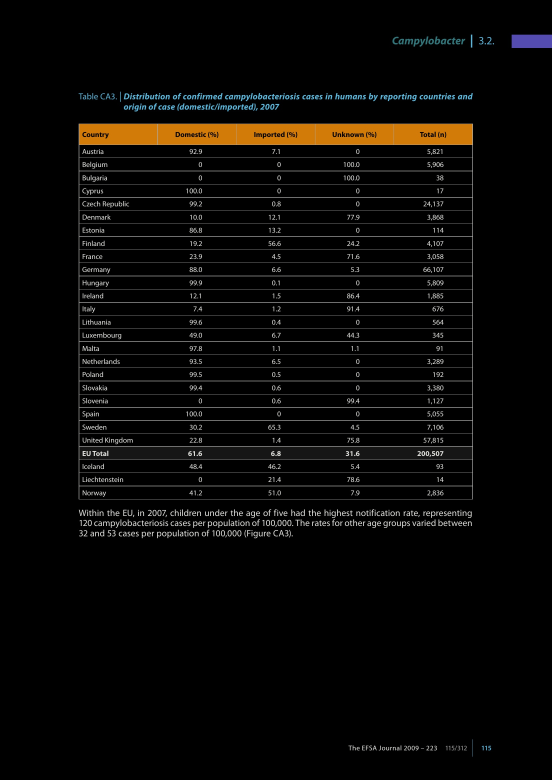
#> input picture test2.jpg, 1654 x 2339 px, given as the content of the folder ntation/weaklySupervisedSegmentation/publicationData/8/table, which was not available (shown at 1/3 size)
$ python cellExtractionModule_2.py   (Python 2 division)   (older library calls are emulated)
#> lines starting #> are read from the running program, lines starting #| are printed output that depends on the picture; after the words box and inside, x2 and y2 are one past the last pixel; in counts of white or black regions, pixels touching at a corner belong together; pictures that were not available may be replaced by others from this repository, and a replacement may not be noted
'''
    aim of this code is to read table images and extract cells from it
'''

'''
    this program takes table folder as a input and separates the cc from it
    each cc represents the single cell
    then it creates a dictionary of a dictionary where 1st dictionary contains file name as a key and 2nd dict as a value
    2nd dict contains componant id as a key and cordnate as a value

'''

import numpy as np
import glob
import cv2
import os
import pandas as pd
from copy import deepcopy
import glob
import sys
import random
from collections import defaultdict

cwd = os.getcwd() + "//"
#templatePaths = "/home/kapitsa/PycharmProjects/MyOCRService/myTable/allTemplates//"
# dataPath="/home/kapitsa/Documents/Dataset/tableDetection/marmot_dataset_v1.0/data/English/Positive/Raw//"

experimentNo=str(8)
basePath = "///home/kapitsa/pyCharm/segmentation/weaklySupervisedSegmentation/publicationData//"
dataPath = basePath +experimentNo+"//table//"
outPath = basePath + experimentNo+"//tableRelatedAll/tableCC//"
dictSave = basePath+experimentNo+"//tableRelatedAll//"

def drawRect(cor, image):
    cv2.rectangle(image, (cor[0], cor[1]), (cor[2], cor[3]), (0, 0, 255), 1)
    return image


# [35 lines left out: functions writeImageCC, writeImageCC1, not called in this run]


def readFile(fileRead, blackOnWhite):
    # img=cv2.imread(location+fileRead)
#> called with fileRead = '_only/test2.jpg', blackOnWhite = 0
    img = cv2.imread(fileRead)
#> img is the input picture: shape (2339, 1654, 3); mean B, G, R 6.2, 8, 9.3
    im = cv2.cvtColor(img, cv2.COLOR_BGR2GRAY)
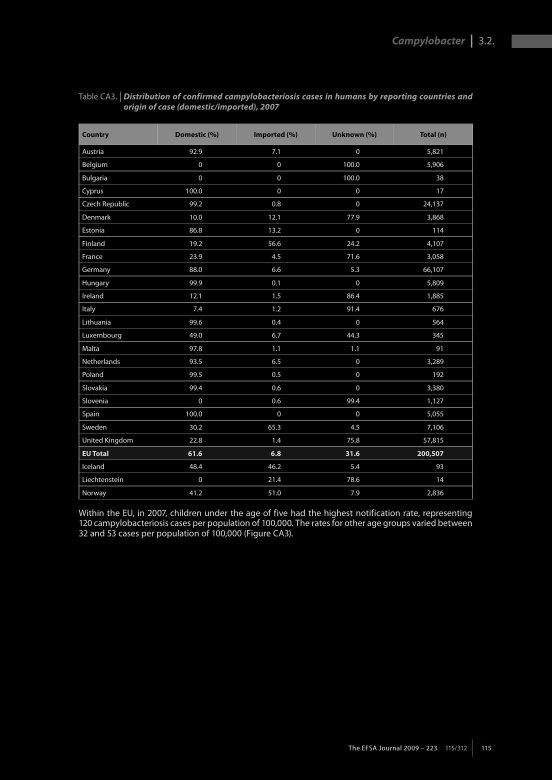
#> im: shape (2339, 1654) (shown at 1/3 size); min 0, max 231, mean 8.2
    ret2, th2 = cv2.threshold(im, 0, 255, cv2.THRESH_BINARY + cv2.THRESH_OTSU)
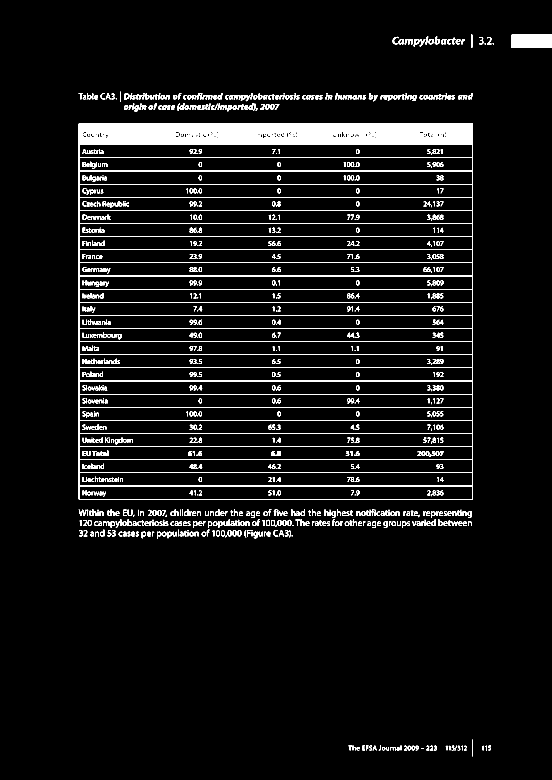
#> th2: shape (2339, 1654) (shown at 1/3 size); 4.9% white; 1030 white regions (145 under 20 px), largest, box (x1, y1, x2, y2) and area: (236, 371, 1419, 1498) 120798, (1535, 104, 1654, 144) 4760, (1214, 117, 1239, 133) 224
#> ret2 = 78

    if blackOnWhite == 1:
        th2 = (255 - th2)

    return th2, fileRead, img


def displayAndSaveComponents(nm, original, labels, stats, ii, ccCordinate, cc_threshold):
    imageFlag = 0
    tempCopy = deepcopy(labels)
    tempCopy[tempCopy > ii] = 0
    tempCopy[tempCopy < ii] = 0
    tempCopy[tempCopy == ii] = 255

    i = ii

    x = stats[i][0]
    dx = stats[i][2]
    y = stats[i][1]
    dy = stats[i][3]

    multi = dx * dy

    # ccCordinate={}
    if 1:  # multi>cc_threshold:
        imageFlag = 1

        # drawContour2(tempCopy,ii)
        crop = 255 - tempCopy[y:(y + dy), x:(x + dx)]
        # writeImageCC(outPath,crop,str(ii)+"_"+nm)

        # original=drawRect([y,x,y+dy,x+dx],original)
        original = drawRect([x, y, x + dx, y + dy], original)

        #print("\n\t original image name=", nm.split("/")[-1])
        imgName = nm.split("/")[-1]
        imgNameFolder = imgName.split(".jpg")[0]
        # print("\n\t imgName=",imgName)
        #writeImageCC1(basePath + "//7//tableRelatedAll//delMe//", tempCopy, ii, [x, y, x + dx, y + dy], imgNameFolder)
        ccCordinate[ii] = [x, y, x + dx, y + dy]
        # input("check")
    return original, ccCordinate


def findConnectedComponents(file):
    # print "**"

    connectivity = 4
    output = cv2.connectedComponentsWithStats(file, connectivity, cv2.CV_32S)
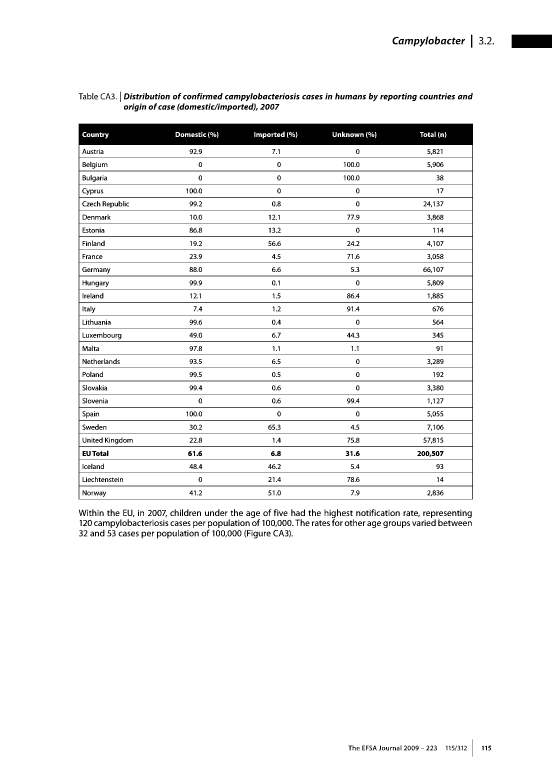
#> file: shape (2339, 1654) (shown at 1/3 size); 95.1% white; 1030 black regions (145 under 20 px), largest, box (x1, y1, x2, y2) and area: (236, 371, 1419, 1498) 120798, (1535, 104, 1654, 144) 4760, (1214, 117, 1239, 133) 224
    labels = output[1]
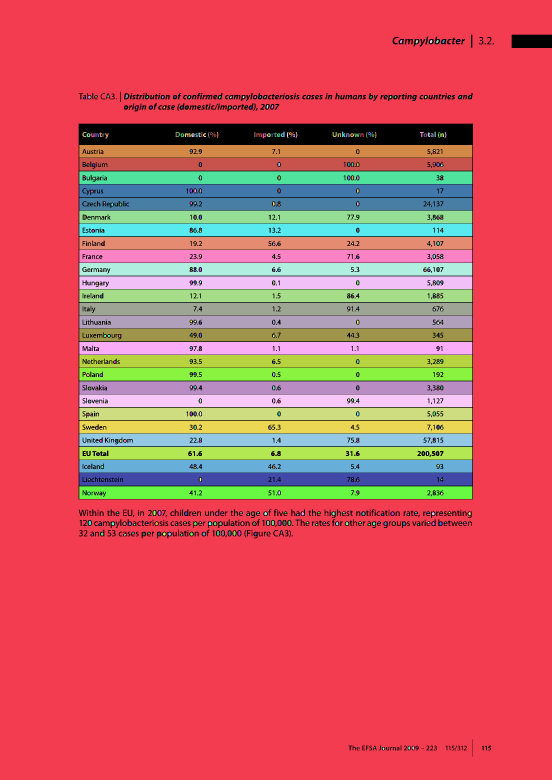
#> labels: shape (2339, 1654) int32 (shown at 1/3 size); 485 distinct labels, from 0 to 484; one colour per label, 0 black
    stats = output[2]
#> stats = 485 rows, first 6: [236, 104, 1418, 2166, 190753], [0, 0, 1654, 2339, 2491804], [1200, 120, 7, 10, 51], [1247, 120, 7, 10, 54], [1290, 120, 7, 10, 58], [1309, 120, 7, 10, 53]

    return output, labels, stats


def readImages(dataPath):
    files = glob.glob(dataPath + "/*.jpg") + glob.glob(dataPath + "/*.bmp") + glob.glob(dataPath + "/*.png")
    # files=glob.glob(cwd+"//cc//"+"*/")  #os.listdir(inputImages)
    totImages = len(files)

    # print "\\nt files=",len(files)
    # print "\n\t reads images"
    newImages = 10
    exceptionCount = 0
    # r,c=img.shape[0],img.shape[1]

    idCorDict = {}

    for indx, nm in enumerate(files):

        # if indx>10:
        #     break

        if nm.__contains__("_dummy_"):
            continue

        try:
            # img1=cv2.imread(inputImages+nm)
            # print "\n\t shape=", img1.shape

            '''
            0. read file and convert to gray
            '''
            img1, fileName, original = readFile(nm, 0)
            # print "\n\t shape=>", img1.shape

            '''
            1.get cc
            '''
            output, labels, stats = findConnectedComponents(255 - img1)

            if indx%100==0:
                print "\n\t no of unique labels=", len(np.unique(labels))
#| 	 no of unique labels= 485
            # labels=labels[1:len(labels)]

            '''
            2. save individual cc
            '''
            ccCordinate = {}

            for ii in np.unique(labels):
                # print "\n\t cc no=", ii
                # print "\n\t file name=",nm
                if ii == 0:
                    continue
                if ii % 100 == 0:
                    print "\n\t image no=", indx, "\t tot images=", totImages
                    print "\n\t cc no=", ii

                original, ccCordinate = displayAndSaveComponents(nm, original, labels, stats, ii, ccCordinate,
                                                                 cc_threshold=50)
                idCorDict[nm.split("/")[-1]] = ccCordinate
#> this loop made 485 passes
#> (x in displayAndSaveComponents, dx in displayAndSaveComponents, y in displayAndSaveComponents, dy in displayAndSaveComponents, multi in displayAndSaveComponents) on passes 4 to 6: (1247, 7, 120, 10, 70), (1290, 7, 120, 10, 70), (1309, 7, 120, 10, 70)
#| 	 image no= 0 	 tot images= 1
#| 	 cc no= 100
#| 	 image no= 0 	 tot images= 1
#| 	 cc no= 200
#| 	 image no= 0 	 tot images= 1
#| 	 cc no= 300
#| 	 image no= 0 	 tot images= 1
#| 	 cc no= 400
#> pass 2, in displayAndSaveComponents, `crop = 255 - tempCopy[y:(y + dy), x:(x + dx)]`:
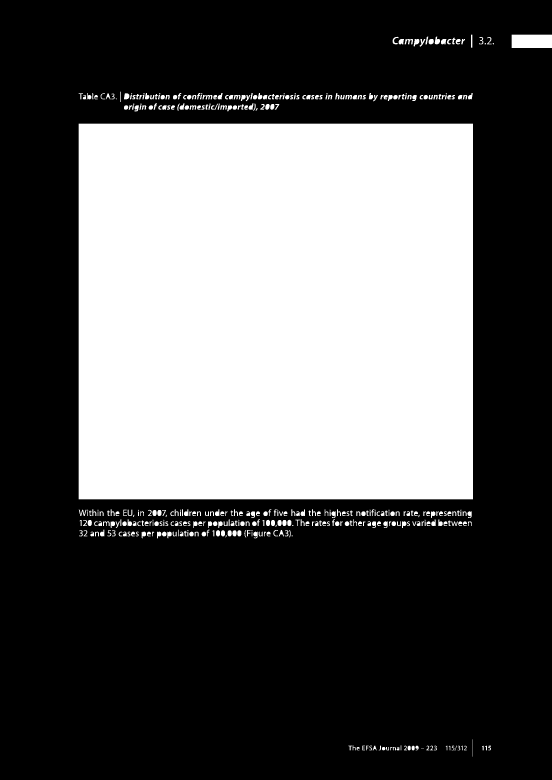
#> crop: shape (2339, 1654) int32 (shown at 1/3 size); 35.6% white; 424 white regions (40 under 20 px), largest, box (x1, y1, x2, y2) and area: (236, 371, 1419, 1498) 1333241, (1535, 104, 1654, 144) 4760, (1304, 110, 1320, 133) 241
#> pass 2, in displayAndSaveComponents, `original = drawRect([x, y, x + dx, y + dy], original)`:
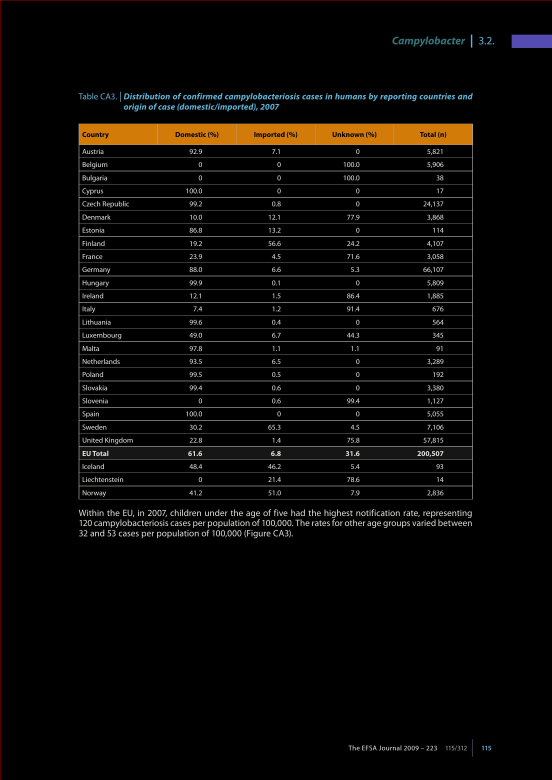
#> original: shape (2339, 1654, 3) (shown at 1/3 size); 0.1% of pixels changed, all inside (x1, y1, x2, y2) = (0, 0, 1654, 2339)
#> after the loop:
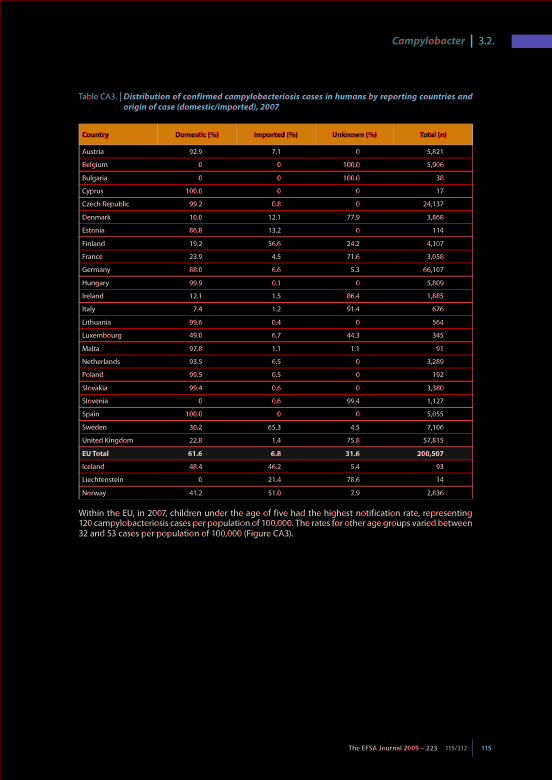
#> original: shape (2339, 1654, 3) (shown at 1/3 size); mean B, G, R 4.4, 6.2, 12.8
#> after the loop, ccCordinate = 484 items; idCorDict = 1 item
            # writeImageCC1(outPath+"//delMe//",original,nm[:-4])

            # input("check")
        except Exception as e:
            print "\n\t fileName=", nm

            exceptionCount += 1

            exc_type, exc_obj, exc_tb = sys.exc_info()
            fname = os.path.split(exc_tb.tb_frame.f_code.co_filename)[1]
            print("\n\t LINE NO:", exc_tb.tb_lineno)

        if indx%100==0:
            print "\n\t exceptionCount=", exceptionCount

    '''
    print("\n\t Dictionary")
    for imgNameKey in idCorDict:
        print "\n\t imgNameKey=",imgNameKey

        #print "\n\t\t val=",idCorDict[imgNameKey]

        for d in idCorDict[imgNameKey].keys():
             print "\n\t\t\t d=",d
             print "\n\t\t\t\t cell=",idCorDict[imgNameKey][d]
    '''

    '''
        save dictionary
    '''


    np.save(dictSave+"delMe//cellLocation.npy",idCorDict)
#> (the run stopped early here; a loop or call above may not have finished)
